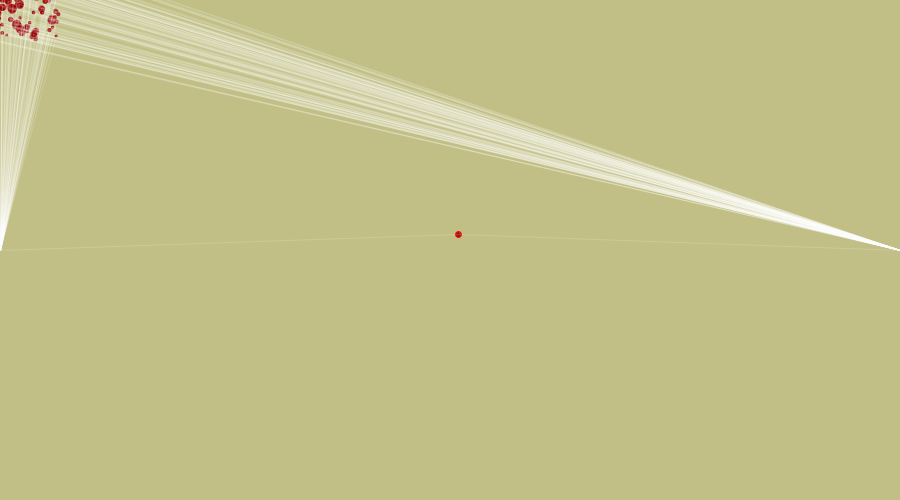
Frame 1 (no input)
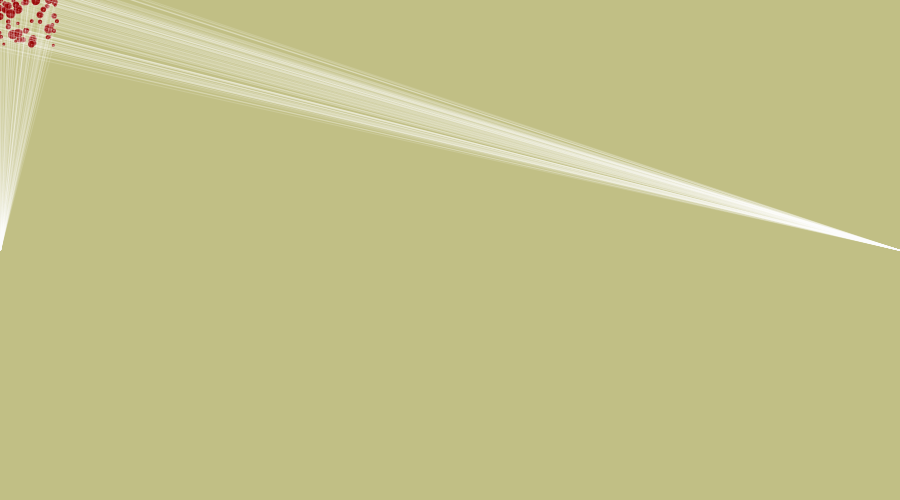
Frame 60 (the mouse pressed at the canvas centre just before this capture)
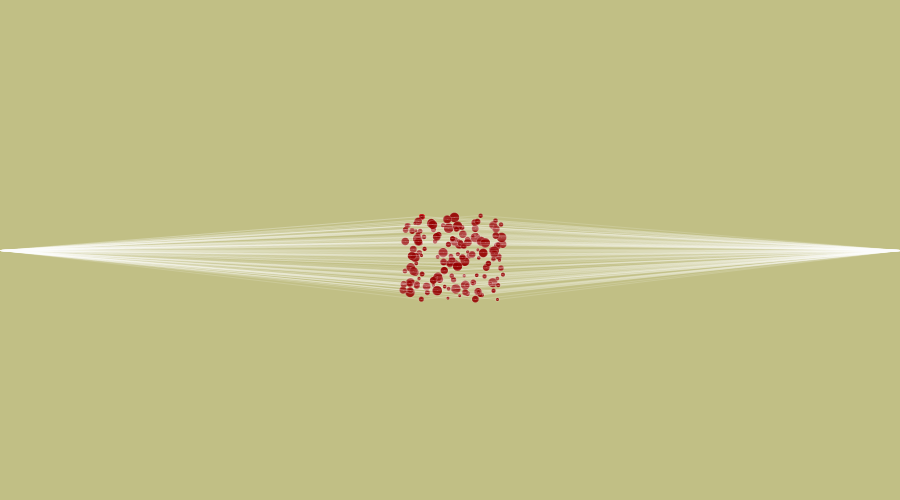
Frame 120 (the mouse held since frame 60 and released just before this capture)

The Processing sketch that drew these frames (run headless with seeded random() and noise(); from frame 60 on, the mouse is pressed at the canvas centre):

// Processing sketch: processing_19498
// ── processing_19498.pde

Circ mycirc1;
Circ mycirc2;

float angle;
//float frequency = 0.0925;//random(0.125 ,0.25);

Circ [] mycircs = new Circ[150];

void setup() {
  size(900,500);
  for(int i =0; i < mycircs.length; i ++) {
    mycircs[i] = new Circ(width/2 + random(10,50),height/2+random(10,50),random(10,30),random(-50,50),random(-40,40),random(3,10),random(-0.25,0.125));
  }

  smooth();
}

void draw() {
  background(193,191,133);
  
  mycircs[1].display();
  mycircs[1].spin();
  for(int i=0; i<mycircs.length;i++) {
    mycircs[i].move();
    mycircs[i].spin();
  }
}

void mouseDragged() {
}


class Circ { //a class for a circ object

  float x1, y1, diam, a, b;
  float opacity;
  float wid;
  float frequency;
  

  Circ(float _x1, float _y1, float _diam, float _a, float _b, float _wid, float _freq ) {//constructor for the circ

    x1 = _x1;
    y1 = _y1;
    a = _a;
    b = _b;
    wid = _wid;
    
    diam = _diam;
    frequency = _freq;
  }

  void display() {
    fill(255,0,0);
    //ellipse(x1,y1,diam,diam);
    stroke(255,0,0);
    //line(x1,y1,0,height/2);
  }

  void move() {
    x1 = mouseX;
    y1= mouseY;  
   
   
    
    
   // stroke(255,30);  
   // fill(255,opacity);
    noFill();
    //line(x1-a,y1-b,900,height/2);
    //ellipse(x1-a, y1-b, wid, wid);

    //    if(mousePressed ==true) {
    //      a = a*1.5;
    //      b = b*1.5;
    //    }

    if(keyPressed == true) {
      if(keyCode == UP) {
        a = a*1.25;
        b = b*1.25;
      }
    }

    if(keyPressed == true) {
      if(keyCode == DOWN) {
        a = a/1.25;
        b = b/1.25;
      }
    }
  }

  void spin() {
    float px,py;
    float radius;
     float d;
    
    
    d = dist(x1,y1,x1-a,y1-b);
    
    opacity = map(d,0,300,255,75);
    radius = diam/2;
    
    px = x1 +cos(radians(angle))*(radius);
    py = y1 +sin(radians(angle))*(radius);
    
    angle += frequency;
    fill(150,0,0, opacity);
    ellipse(px+a,py+b,wid,wid);
    stroke(255,40);
    line(px+a, py+b,0,height/2);
    line(px+a,py+b,width,height/2);
  }
}
